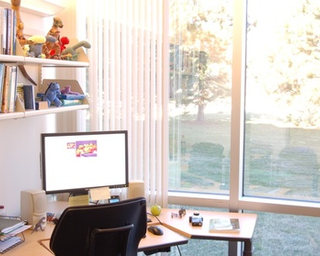
%> input picture LAB2/office_6.jpg (cropped and resized to the size of MATLAB's example picture), 320 x 256 px, given in place of football.jpg, which was not available
$ octave RGB_Equalisation.m   (GNU Octave 9; MATLAB toolbox functions it lacks are replaced by stand-ins)
%> lines starting %> are read from the running program, lines starting %| are printed output that depends on the picture; pictures that were not available may be replaced by others from this repository, and a replacement may not be noted
clc;
clear all;
close all;
a=imread('football.jpg');
%> a is the input picture: size 256x320x3 uint8; mean R, G, B 205.9, 197.9, 192.4
subplot(3,2,1)
imshow(a,[]);
a=double(a);
%> a: size 256x320x3 double
l1=length(a);
%> l1 = 320
l=length(a)/255;
%> l = 1.25

red=a(:,:,1);
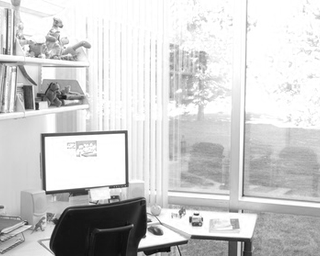
%> red: size 256x320 double; min 4, max 255, mean 205.9
green=a(:,:,2);
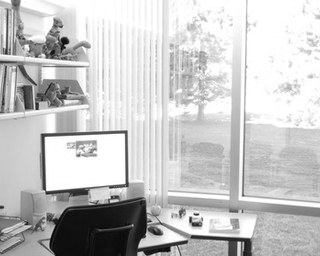
%> green: size 256x320 double; min 5, max 255, mean 197.9
blue=a(:,:,3);
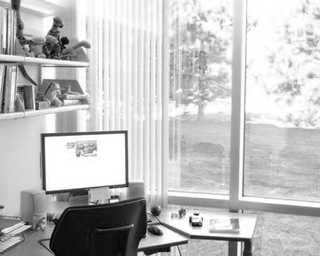
%> blue: size 256x320 double; min 0, max 255, mean 192.4
R=red;
G=green;
B=blue;
[r,c]=size(green);
%> r = 256; c = 320

v=zeros(1,256);
p=0:255;
%> (the run ends here)
